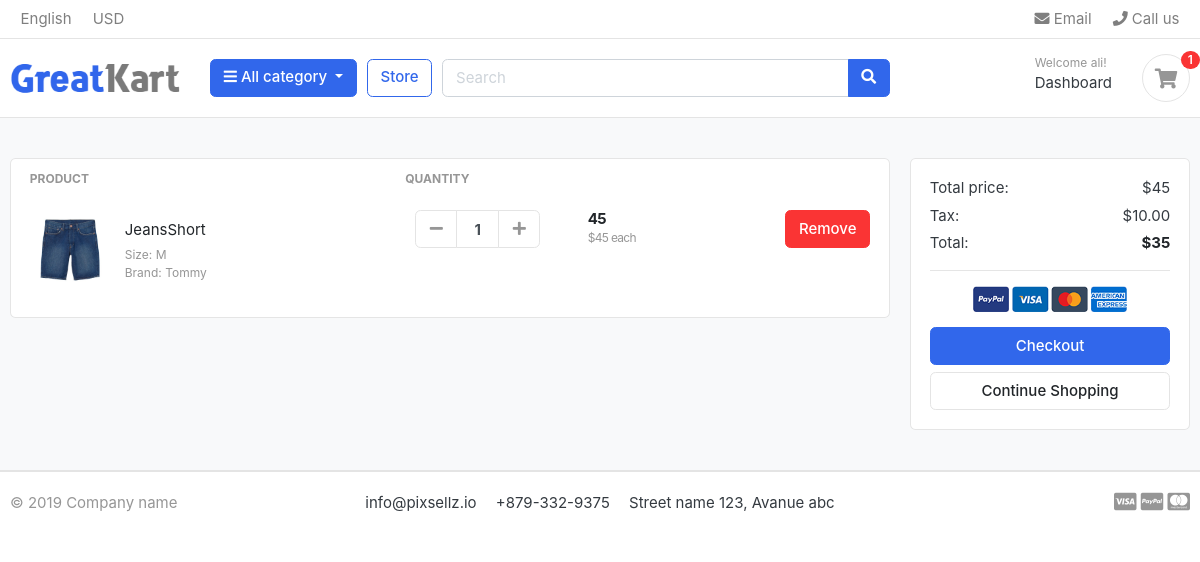
/CartPage (signed in), run on an earlier commit of the app's database.
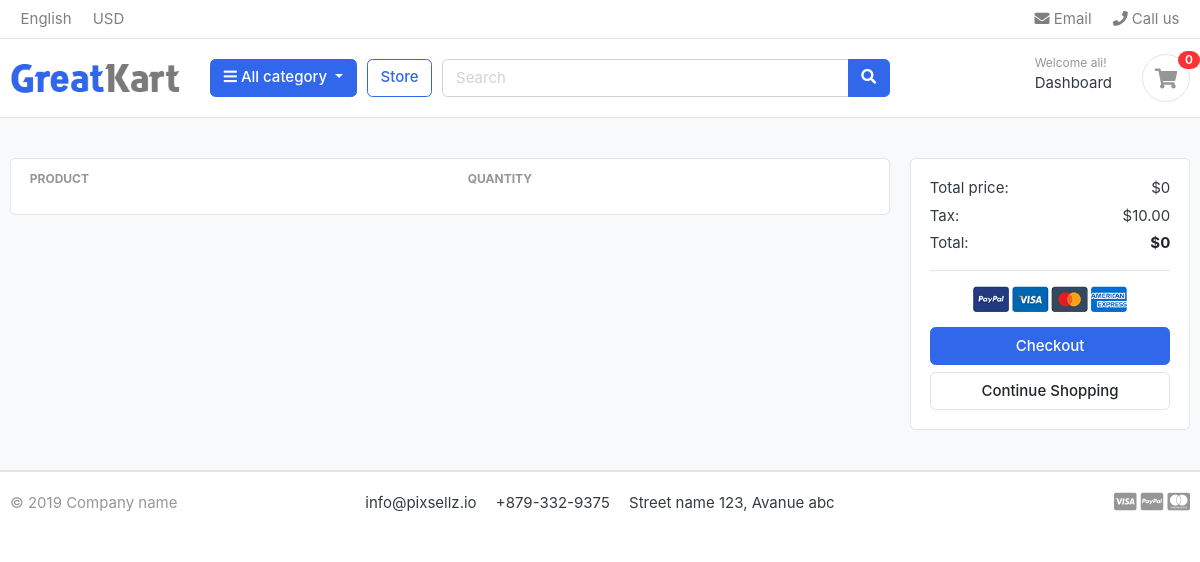
And on a later commit of the database.
### Order/models.py (models this page shows, shortened)
class OrderDetail(models.Model):
    orderdetail=models.ForeignKey(Order,on_delete=models.CASCADE)
    productorder=models.ForeignKey(ProductDetail,on_delete=models.CASCADE)
    order_count=models.IntegerField(default=1)
    purchase=models.BooleanField(default=False)
    received=models.BooleanField(default=False)
    @property
    def totalpriceorder(self):
        return self.productorder.Pro_Detail.price*self.order_count

### Product/models.py (models this page shows, shortened)
class ProductDetail(models.Model):
    Pro_Detail=models.ForeignKey(Product,on_delete=models.CASCADE)
    Pro_Cat=models.ForeignKey(Category,on_delete=models.CASCADE)
    Pro_size=models.ForeignKey(Sizes,on_delete=models.CASCADE,null=True,blank=True)
    Pro_color=models.ForeignKey(Colors,on_delete=models.CASCADE,null=True,blank=True)
    objects=ProductDetail_Manger()

class Product(models.Model):
    Rate = [
        ('High', 'High'),
        ('Low', 'Low'),
        ('Affordable', 'Affordable')
    ]
    title=models.CharField(max_length=150)
    image=models.ImageField(upload_to='Photos/Product/',null=True)
    description=models.CharField(max_length=150)
    price=models.IntegerField(default=0,null=True,blank=True)
    rate=models.CharField(choices=Rate,max_length=50,null=True,blank=True)
    brand=models.CharField(max_length=50,default="Tommy")
    objects=ProductMange()

### SizeColor/models.py (models this page shows, shortened)
class Sizes(models.Model):
    SizeRate = [
        ('S', 'S'),
        ('M', 'M'),
        ('XS', 'XS'),
        ('SM', 'SM'),
        ('LG', 'LG'),
        ('XXL', 'XXL')
    ]
    SizeRate=models.CharField(choices=SizeRate,max_length=50)

### Order/views.py (the view)
# urls.py: path('CartPage',CartPage.as_view()),
class CartPage(DetailView):
    template_name = 'Order/CartPage.html'
    def dispatch(self, request, *args, **kwargs):
        userid=self.request.user.id
        if userid is None:
            return redirect("/")
        else:
            return self.get(request)
    def get_object(self, queryset=None):
        userid=self.request.user.id
        selected_account=Account.objects.filter(user_id=userid).first()
        queryset=OrderDetail.objects.filter(orderdetail__UserOder_id=selected_account.id,orderdetail__transaction=False,purchase=False)
        return queryset
    def get_context_data(self, *args,**kwargs):
        context=super(CartPage, self).get_context_data(*args,**kwargs)
        userid = self.request.user.id
        selected_account = Account.objects.filter(user_id=userid).first()
        total_price= OrderDetail.objects.filter(orderdetail__UserOder_id=selected_account.id,orderdetail__transaction=False, purchase=False)
        total__price=[]
        for item in total_price:
            total__price.append(item.totalpriceorder)
        context['totalsum']=sum(total__price)
        print(context['totalsum'])
        print("totalsum")
        if context['totalsum']==0:
            context['total']=0
        else:
            context['total']=context['totalsum']-10
        return context

### Comments/context_processors.py
class CommentForm(ModelForm):
    class Meta:
        model=Comments
        fields=['Description']
        widgets={
            'Description':Textarea()
        }

### Categories/context_processors.py (called while the page is built)
def CategoriesItem(request):
    categories = Category.objects.all().exclude(Parentitem=None).values('ParentCategory')
    category_item = []
    for category in categories:
        for key in category:
            category_item.append(category.get(key))
    return dict(CategoriesItem=set(category_item))

### Comments/context_processors.py (called while the page is built)
def passform(request):
    return dict(commentform=CommentForm())

def pass_all_comments(request):
    return dict(comments=Comments.objects.all())

### DjangoProject/context_processors.py (called while the page is built)
def orderusercount(request):
    userid = request.user.id
    orderscount = OrderDetail.objects.filter(orderdetail__UserOder__user_id=userid,
                                             orderdetail__transaction=False).aggregate(
        userordercount=Count('productorder'))
    return dict(count=orderscount['userordercount'])

### Product/context_processors.py (called while the page is built)
def populare_product(request):
    mostcount=OrderDetail.objects.order_by('order_count')[:3]
    return dict(mostcount=mostcount)

### templates/Order/CartPage.html (shortened to what this page needs)
{% extends 'base.html' %}
{% load static %}
{% block content %}
<section class="section-content padding-y bg">
<div class="container">
<div class="row">
	<aside class="col-lg-9">
<div class="card">
<table class="table table-borderless table-shopping-cart">
<thead class="text-muted">
<tr class="small text-uppercase">
  <th scope="col">Product</th>
  <th scope="col" width="120">Quantity</th>
  <th scope="col" width="120"></th>
  <th scope="col" class="text-right" width="200"> </th>
</tr>
</thead>
<tbody>
{% for itemorder in object %}
<tr>
	<td>
		<figure class="itemside align-items-center">
			<div class="aside"><img src="{{ itemorder.productorder.Pro_Detail.image.url }}" class="img-sm"></div>
			<figcaption class="info">
				<a id="selectedproduct{{ forloop.counter }}" title="{{ itemorder.productorder.id }}" class="title text-dark">{{itemorder.productorder.Pro_Detail.title  }}</a>
				<p class="text-muted small">Size: {{ itemorder.productorder.Pro_size.SizeRate }} <br> Brand: {{ itemorder.productorder.Pro_Detail.brand }}</p>
			</figcaption>
		</figure>
	</td>
	<td>
					<div class="col">
						<div class="input-group input-spinner">
							<div class="input-group-prepend">
							<button onclick="minus_button({{ forloop.counter }},{{itemorder.productorder.id}})" id="minusbotton" class="btn btn-light" type="button" > <i class="fa fa-minus"></i> </button>
							</div>
							<input id="quantity{{ forloop.counter }}" type="text" class="form-control"  value="{{ itemorder.order_count }}">
							<div class="input-group-append">
							<button id="plusbutton" onclick="plusbutton({{ forloop.counter }},{{ itemorder.productorder.id }})" class="btn btn-light"> <i class="fa fa-plus"></i> </button>
							</div>
						</div>
					</div>
	</td>
	<td>
		<div class="price-wrap">
			<var id="price{{ forloop.counter }}" class="price">{{ itemorder.totalpriceorder }}</var>
			<small id="product{{ forloop.counter }}" title="{{ itemorder.productorder.Pro_Detail.price }}" class="text-muted"> ${{ itemorder.productorder.Pro_Detail.price }} each </small>
		</div>
	</td>
	<td class="text-right">
	<button id="RemoveB" onclick="RemoveButton({{ forloop.counter }})" class="btn btn-danger"> Remove</button>
	</td>
</tr>
{% endfor %}
</tbody>
</table>
</div>
	</aside>
	<aside class="col-lg-3">
		<div class="card">
		<div class="card-body">
			<dl class="dlist-align">
			  <dt>Total price:</dt>
			  <dd class="text-right" title="{{ totalsum }}" id="totalsum">${{ totalsum}}</dd>
			</dl>
			<dl class="dlist-align">
			  <dt>Tax:</dt>
			  <dd class="text-right"> $10.00</dd>
			</dl>
			<dl class="dlist-align">
			  <dt>Total:</dt>
			  <dd class="text-right text-dark b"><strong title="{{ total }}" title="{{ total }}" id="mytotal">${{total}}</strong></dd>
			</dl>
			<hr>
			<p class="text-center mb-3">
				<img src="{% static "./images/misc/payments.png" %}" height="26">
			</p>
			<button onclick="checkoutbutton()" class="btn btn-primary btn-block"> Checkout </button>
			<a href="./store.html" class="btn btn-light btn-block">Continue Shopping</a>
		</div>
		</div>
</aside>
</div>
</div>
</section>
{% endblock %}

### templates/header/Header.html (shortened to what this page needs)
{% load static %}
<header class="section-header">
<nav class="navbar p-md-0 navbar-expand-sm navbar-light border-bottom">
<div class="container">
  <div class="collapse navbar-collapse" id="navbarTop4">
    <ul class="navbar-nav mr-auto">
    	<li class="nav-item dropdown">
		 	<a href="#" class="nav-link">   English </a>
		</li>
		<li class="nav-item dropdown">
			<a href="#" class="nav-link"> USD </a>
		</li>
    </ul>
    <ul class="navbar-nav">
		<li><a href="#" class="nav-link"> <i class="fa fa-envelope"></i> Email </a></li>
		<li><a href="#" class="nav-link"> <i class="fa fa-phone"></i> Call us </a></li>
	</ul>
  </div>
</div>
</nav>
<section class="header-main border-bottom">
	<div class="container">
<div class="row align-items-center">
	<div class="col-lg-2 col-md-3 col-6">
		<a href="./" class="brand-wrap">
			<img class="logo" src="{% static "./images/logo.png" %}">
		</a>
	</div>
	<div class="col-lg col-sm col-md col-6 flex-grow-0">
		<div class="category-wrap dropdown d-inline-block float-right">
			<button type="button" class="btn btn-primary dropdown-toggle" data-toggle="dropdown">
				<i class="fa fa-bars"></i> All category
			</button>
		</div>
	</div>
	<a href="/" class="btn btn-outline-primary">Store</a>
	<div class="col-lg  col-md-6 col-sm-12 col">
		<form action="/Search" method="get" class="search">
			<div class="input-group w-100">
			    <input name="q" value="{{ request.get.q}}" type="text" class="form-control" style="width:60%;" placeholder="Search">
			    <div class="input-group-append">
			      <button class="btn btn-primary" type="submit">
			        <i class="fa fa-search"></i>
			      </button>
			    </div>
		    </div>
		</form>
	</div>
	<div class="col-lg-3 col-sm-6 col-8 order-2 order-lg-3">
				<div class="d-flex justify-content-end mb-3 mb-lg-0">
                    {% if user.id %}
					<div class="widget-header">
						<small class="title text-muted">Welcome {{ user }}!</small>
						<div>
							<a href="/DashboardPage"> Dashboard</a>
						</div>
					</div>
                    {% endif %}
					<a href="/CartPage" class="widget-header pl-3 ml-3">
						<div class="icon icon-sm rounded-circle border"><i class="fa fa-shopping-cart"></i></div>
						<span class="badge badge-pill badge-danger notify">{{ count }}</span>
					</a>
				</div>
			</div>
</div>
	</div>
</section>
</header>

What changed in the data, as far as the page shows it:
removed OrderDetail: productorder.Pro_Detail.image (picture), productorder.Pro_Detail "JeansShort", productorder.Pro_size.SizeRate "M", productorder.Pro_Detail.brand "Tommy", order_count "1", totalpriceorder "45", productorder.Pro_Detail.price "45"
Also different on the page:
{{ count }}: "1" → "0"
{{ totalsum }}: "45" → "0"
{{ total }}: "35" → "0"
